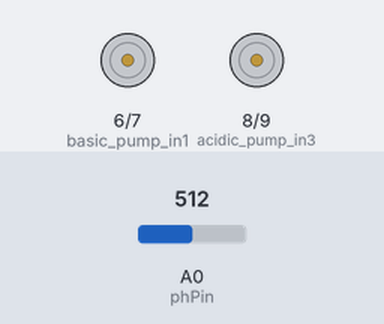
Recording of a sketch running on a simulated Arduino Uno, built with avr-gcc and run on an emulated ATmega328P. Parts: motor-driver pin pairs drawn as motors (green arrow = first pin HIGH = forward, orange = second pin HIGH = backward, longer = more drive). The inputs (shaded band) are chosen by the test bench; at power-on: A0 (phPin) = 512. What the sketch prints to the serial monitor is not drawn.

Above: at 2.3 s.
2.4 s: A0 (phPin) set to 531
4.5 s: A0 (phPin) set to 555
At 5.5 s:
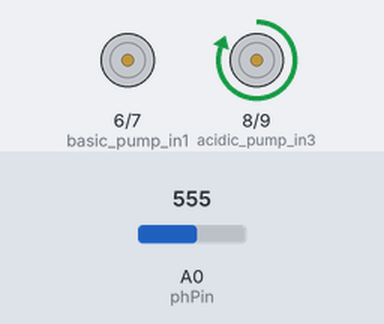
6.6 s: A0 (phPin) set to 306
At 8.6 s:
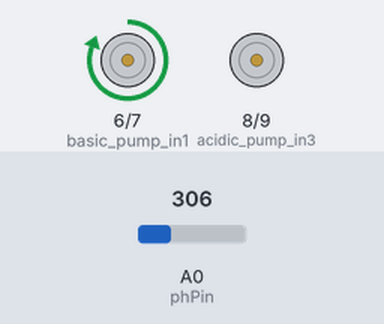
9.0 s: A0 (phPin) set to 467
11.1 s: A0 (phPin) set to 496
At 12.8 s:
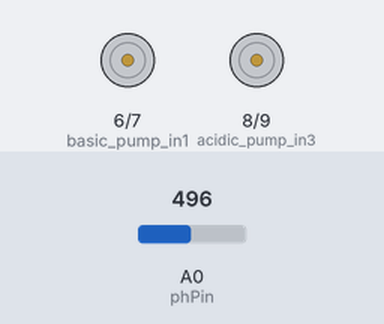
13.5 s: A0 (phPin) set to 716
At 14.4 s:
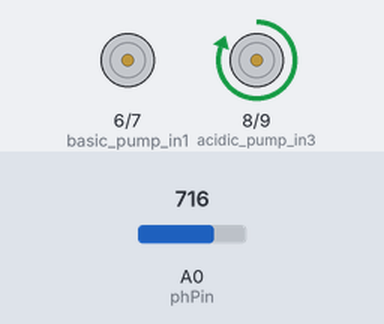
Timing chart, 0 to 16.5 s (numbered marks = the images above; inputs shaded):
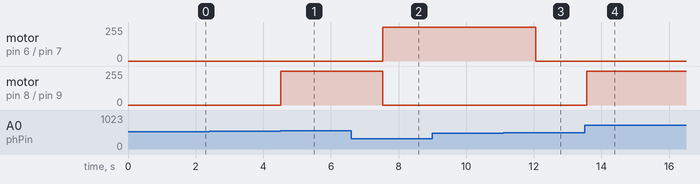

Measured:
- the behaviour switches between 541 and 542 on A0 (phPin) (found by bisection; images 0 and 1)
- the behaviour switches between 484 and 485 on A0 (phPin) (found by bisection; images 2 and 3)
- after the input at 2.4 s, every drawn part: stays the same
- after the input at 4.5 s, motor on pin 8 (acidic_pump_in3) / pin 9 (acidic_pump_in4): stopped → forward 255/255 at once
- after the input at 6.6 s, motor on pin 6 (basic_pump_in1) / pin 7 (basic_pump_in2): stopped → forward 255/255 after 0.94 s; motor on pin 8 (acidic_pump_in3) / pin 9 (acidic_pump_in4): forward 255/255 → stopped after 0.94 s
- after the input at 9.0 s, every drawn part: stays the same
- after the input at 11.1 s, motor on pin 6 (basic_pump_in1) / pin 7 (basic_pump_in2): forward 255/255 → stopped after 0.96 s
- after the input at 13.5 s, motor on pin 8 (acidic_pump_in3) / pin 9 (acidic_pump_in4): stopped → forward 255/255 after 0.07 s

The sketch:

EcoSterile.ino
```cpp
// ---------- PIN SETUP ----------
int phPin = A0;

// Motor driver connections
int basic_pump_in1 = 6;
int basic_pump_in2 = 7;

int acidic_pump_in3 = 8;
int acidic_pump_in4 = 9;


// -------- YOUR SENSOR CALIBRATION ----------
// Voltage readings you gave:
// pH 10 (basic) = 1.999 V
// pH 7 (neutral) = 2.44 V
// pH 4 (acidic) = 3.666 V

// Linear interpolation values
float v7 = 2.44;
float v4 = 3.666;
float v10 = 1.999;

// Slopes for conversion (calculated)
float slope_low = (7.0 - 4.0) / (v7 - v4);    // for acidic side
float slope_high = (10.0 - 7.0) / (v10 - v7); // for basic side


void setup() {
  Serial.begin(9600);

  pinMode(basic_pump_in1, OUTPUT);
  pinMode(basic_pump_in2, OUTPUT);
  pinMode(acidic_pump_in3, OUTPUT);
  pinMode(acidic_pump_in4, OUTPUT);

  stopPumps();  // safety
}


void loop() {

  // ---------- READ pH SENSOR ----------
  int raw = analogRead(phPin);
  float voltage = raw * (5.0 / 1023.0);

  float pH;

  // Determine pH based on your voltage ranges
  if (voltage > v7) {
    // Acidic range (pH 7 → 4)
    pH = 7.0 - (voltage - v7) * slope_low;
  } else {
    // Basic range (pH 7 → 10)
    pH = 7.0 + (v7 - voltage) * slope_high;
  }


  // ---------- SERIAL OUTPUT ----------
  Serial.print("Voltage: ");
  Serial.print(voltage, 3);
  Serial.print(" V | pH: ");
  Serial.println(pH, 2);


  // ---------- CONTROL LOGIC ----------
  if (pH < 6.5) {
    // Too acidic → turn ON BASIC pump
    Serial.println("ACIDIC detected → Adding BASIC solution...");
    runBasicPump();

  } else if (pH > 7.5) {
    // Too basic → turn ON ACIDIC pump
    Serial.println("BASIC detected → Adding ACIDIC solution...");
    runAcidicPump();

  } else {
    // Neutral
    Serial.println("NEUTRAL → Pumps OFF");
    stopPumps();
  }

  delay(1500);
}


// ---------- PUMP FUNCTIONS ----------
void runBasicPump() {
  digitalWrite(basic_pump_in1, HIGH);
  digitalWrite(basic_pump_in2, LOW);

  digitalWrite(acidic_pump_in3, LOW);
  digitalWrite(acidic_pump_in4, LOW);
}

void runAcidicPump() {
  digitalWrite(acidic_pump_in3, HIGH);
  digitalWrite(acidic_pump_in4, LOW);

  digitalWrite(basic_pump_in1, LOW);
  digitalWrite(basic_pump_in2, LOW);
}

void stopPumps() {
  digitalWrite(basic_pump_in1, LOW);
  digitalWrite(basic_pump_in2, LOW);
  digitalWrite(acidic_pump_in3, LOW);
  digitalWrite(acidic_pump_in4, LOW);
}
```
